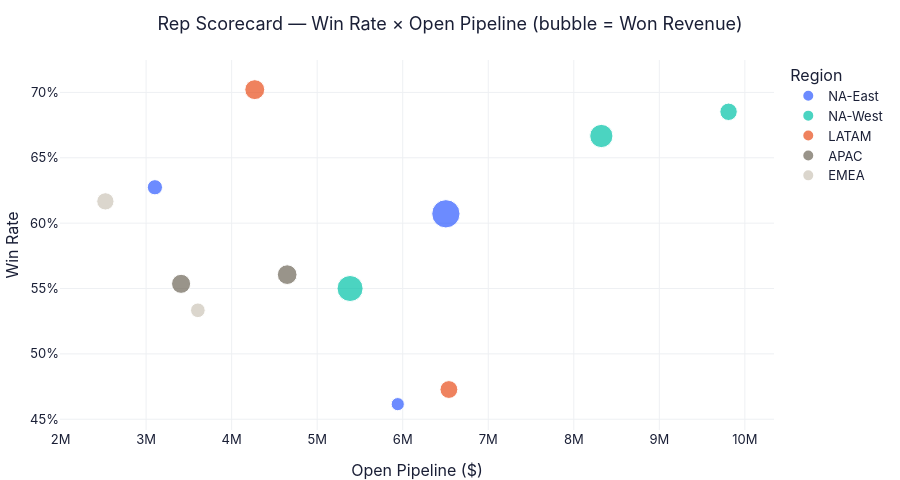

Source (notebook cell):
### Markdown cell above
### 2.4 Rep scorecard

### Code cell
scorecard = con.execute("""
SELECT u.OwnerName AS rep, u.Region,
    COUNT(*) FILTER (WHERE o.Stage NOT LIKE '06%' AND o.Stage NOT LIKE '07%') AS open_opp_count,
    SUM(o.Amount) FILTER (WHERE o.Stage NOT LIKE '06%' AND o.Stage NOT LIKE '07%') AS open_pipeline,
    SUM(o.Amount) FILTER (WHERE o.Stage = '06 - Closed Won') AS won_revenue,
    COUNT(*) FILTER (WHERE o.Stage = '06 - Closed Won') * 1.0
        / NULLIF(COUNT(*) FILTER (WHERE o.Stage IN ('06 - Closed Won','07 - Closed Lost')), 0) AS win_rate
FROM Opportunities o
JOIN Users u USING (OwnerId)
GROUP BY 1, 2
ORDER BY won_revenue DESC NULLS LAST
""").df()

fig = px.scatter(scorecard, x='open_pipeline', y='win_rate',
                 size='won_revenue', color='Region', hover_name='rep', height=480,
                 title='Rep Scorecard — Win Rate × Open Pipeline (bubble = Won Revenue)',
                 labels={'open_pipeline':'Open Pipeline ($)', 'win_rate':'Win Rate'})
fig.update_yaxes(tickformat='.0%')
fig.show()

### Figure 1 — Plotly figure (JSON) as saved in the notebook; plotly's stock layout.template omitted (floating-point values rounded to 4 significant figures)
{"data": [{"hovertemplate": "<b>%{hovertext}</b><br><br>Region=NA-East<br>Open Pipeline ($)=%{x}<br>Win Rate=%{y}<br>won_revenue=%{marker.size}<extra></extra>", "hovertext": ["Casey Garcia", "Alex Chen", "Reese Müller"], "legendgroup": "NA-East", "marker": {"color": "#2E5BFF", "size": [7340000.0, 2124000.0, 1588000.0], "sizemode": "area", "sizeref": 18350.0, "symbol": "circle"}, "mode": "markers", "name": "NA-East", "orientation": "v", "showlegend": true, "type": "scatter", "x": [6505000.0, 3103000.0, 5942000.0], "xaxis": "x", "y": [0.6071, 0.6275, 0.4615], "yaxis": "y"}, {"hovertemplate": "<b>%{hovertext}</b><br><br>Region=NA-West<br>Open Pipeline ($)=%{x}<br>Win Rate=%{y}<br>won_revenue=%{marker.size}<extra></extra>", "hovertext": ["Jordan Garcia", "Avery Müller", "Sky Rossi"], "legendgroup": "NA-West", "marker": {"color": "#00C2A8", "size": [6225000.0, 4945000.0, 2787000.0], "sizemode": "area", "sizeref": 18350.0, "symbol": "circle"}, "mode": "markers", "name": "NA-West", "orientation": "v", "showlegend": true, "type": "scatter", "x": [5384000.0, 8322000.0, 9809000.0], "xaxis": "x", "y": [0.55, 0.6667, 0.6852], "yaxis": "y"}, {"hovertemplate": "<b>%{hovertext}</b><br><br>Region=LATAM<br>Open Pipeline ($)=%{x}<br>Win Rate=%{y}<br>won_revenue=%{marker.size}<extra></extra>", "hovertext": ["Dakota Garcia", "Riley Chen"], "legendgroup": "LATAM", "marker": {"color": "#E94E1B", "size": [3644000.0, 2919000.0], "sizemode": "area", "sizeref": 18350.0, "symbol": "circle"}, "mode": "markers", "name": "LATAM", "orientation": "v", "showlegend": true, "type": "scatter", "x": [4270000.0, 6540000.0], "xaxis": "x", "y": [0.7021, 0.4727], "yaxis": "y"}, {"hovertemplate": "<b>%{hovertext}</b><br><br>Region=APAC<br>Open Pipeline ($)=%{x}<br>Win Rate=%{y}<br>won_revenue=%{marker.size}<extra></extra>", "hovertext": ["Morgan Rossi", "Sam Chen"], "legendgroup": "APAC", "marker": {"color": "#6E6759", "size": [3546000.0, 3332000.0], "sizemode": "area", "sizeref": 18350.0, "symbol": "circle"}, "mode": "markers", "name": "APAC", "orientation": "v", "showlegend": true, "type": "scatter", "x": [4650000.0, 3409000.0], "xaxis": "x", "y": [0.5606, 0.5536], "yaxis": "y"}, {"hovertemplate": "<b>%{hovertext}</b><br><br>Region=EMEA<br>Open Pipeline ($)=%{x}<br>Win Rate=%{y}<br>won_revenue=%{marker.size}<extra></extra>", "hovertext": ["Quinn Rossi", "Taylor Müller"], "legendgroup": "EMEA", "marker": {"color": "#cdc6b9", "size": [2746000.0, 1976000.0], "sizemode": "area", "sizeref": 18350.0, "symbol": "circle"}, "mode": "markers", "name": "EMEA", "orientation": "v", "showlegend": true, "type": "scatter", "x": [2524000.0, 3605000.0], "xaxis": "x", "y": [0.6167, 0.5333], "yaxis": "y"}], "layout": {"height": 480, "legend": {"itemsizing": "constant", "title": {"text": "Region"}, "tracegroupgap": 0}, "title": {"text": "Rep Scorecard — Win Rate × Open Pipeline (bubble = Won Revenue)"}, "xaxis": {"anchor": "y", "domain": [0.0, 1.0], "title": {"text": "Open Pipeline ($)"}}, "yaxis": {"anchor": "x", "domain": [0.0, 1.0], "tickformat": ".0%", "title": {"text": "Win Rate"}}}}
